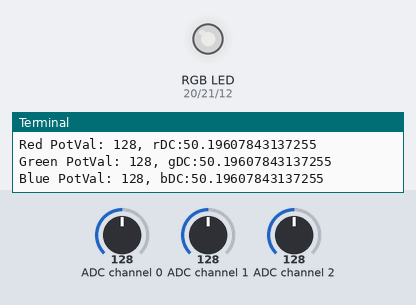
A program run on a simulated Raspberry Pi (BCM pin numbers). Shown: an RGB LED mixed from three pins (HIGH = lit), the last lines printed to the terminal. Inputs (shaded band) come from the test bench; at power-on: ADC channel 0 = 128, ADC channel 1 = 128, ADC channel 2 = 128 (analog values on the 0–255 scale). Dim RGB values are drawn brighter than linear.

Above: at 1.2 s.
1.3 s: ADC channel 0 set to 178
At 2.5 s:
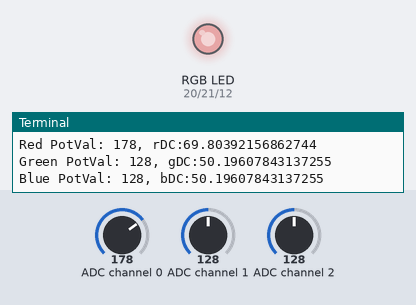
2.8 s: ADC channel 1 set to 178
At 4.0 s:
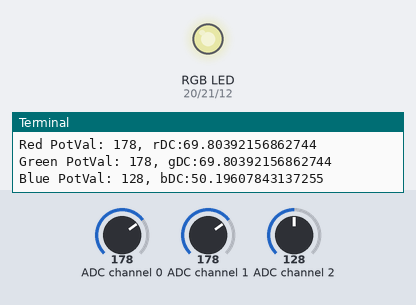
4.3 s: ADC channel 2 set to 178
At 5.2 s:
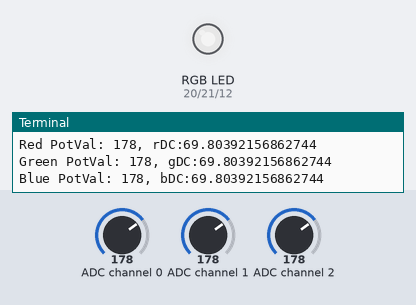
5.8 s: ADC channel 0 set to 224
At 6.5 s:
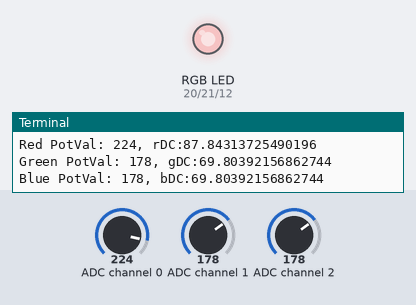
7.3 s: ADC channel 1 set to 224
At 7.9 s:
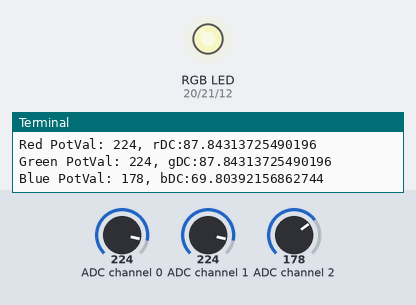
8.8 s: ADC channel 2 set to 224
At 9.1 s:
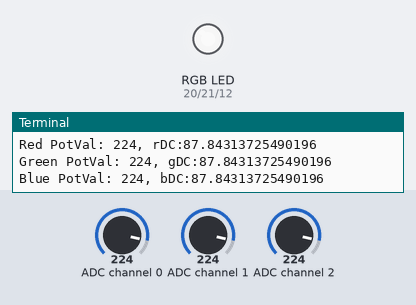
Timing chart, 0 to 11.3 s (numbered marks = the images above; inputs shaded):
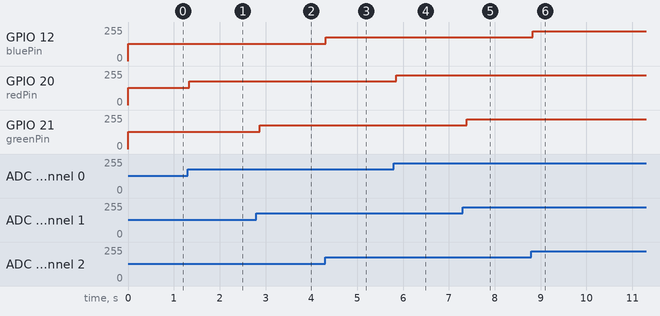

Measured:
- after the input at 1.3 s, GPIO 20 (redPin): 128/255 → 178/255 at once
- after the input at 2.8 s, GPIO 21 (greenPin): 128/255 → 178/255 after 0.07 s
- after the input at 4.3 s, GPIO 12 (bluePin): 128/255 → 178/255 at once
- after the input at 5.8 s, GPIO 20 (redPin): 178/255 → 224/255 after 0.05 s
- after the input at 7.3 s, GPIO 21 (greenPin): 178/255 → 224/255 after 0.09 s
- after the input at 8.8 s, GPIO 12 (bluePin): 178/255 → 224/255 at once

The program:

analog-inputs-RGB-3potentiometers-dimmer.py
```python
import RPi.GPIO as GPIO
import ADC0834
from time import sleep

# Setup variables
delayTime = .1
redPin = 20
greenPin = 21
bluePin = 12
rDutyCycle = 0
gDutyCycle = 0
bDutyCycle = 0
# Setup board
GPIO.setmode(GPIO.BCM)
ADC0834.setup()
GPIO.setup(redPin, GPIO.OUT)
GPIO.setup(greenPin, GPIO.OUT)
GPIO.setup(bluePin, GPIO.OUT)
# Setup rPWM
rPWM = GPIO.PWM(redPin, 1000)
rPWM.start(rDutyCycle)

gPWM = GPIO.PWM(greenPin, 1000)
gPWM.start(gDutyCycle)

bPWM = GPIO.PWM(bluePin, 1000)
bPWM.start(bDutyCycle)


'''
Calculate a slope:
(0,0) [255, 100]

m = (y2 - y1) / (x2 - x1)
m = (100 - 0) / (255 - 0)
m = 100 / 255 (slope)
(y - y1) = m(x - x1)
y = (100 / 255)*x
(x = rPotVal)
y = Duty Cycle
'''

try:
    while True:

        # read value from potentiometer
        rPotVal = ADC0834.getResult(0)
        gPotVal = ADC0834.getResult(1)
        bPotVal = ADC0834.getResult(2)
        if rPotVal == 0:
            rDutyCycle = 0
        else:
            rDutyCycle = (100/255) * rPotVal
        if rDutyCycle > 99:
            rDutyCycle = 99
        rPWM.ChangeDutyCycle(rDutyCycle)
        if gPotVal == 0:
            gDutyCycle = 0
        else:
            gDutyCycle = (100/255) * gPotVal
        if gDutyCycle > 99:
            gDutyCycle = 99
        gPWM.ChangeDutyCycle(gDutyCycle)

        if bPotVal == 0:
            bDutyCycle = 0
        else:
            bDutyCycle = (100/255) * bPotVal
        if bDutyCycle > 99:
            bDutyCycle = 99
        bPWM.ChangeDutyCycle(bDutyCycle)

        print(f"Red PotVal: {rPotVal}, rDC:{rDutyCycle}")
        print(f"Green PotVal: {gPotVal}, gDC:{gDutyCycle}")
        print(f"Blue PotVal: {bPotVal}, bDC:{bDutyCycle}")
        sleep(delayTime)

except KeyboardInterrupt:
    rPWM.stop()
    GPIO.cleanup()
    print("Board cleanup successful, ending program")
```
